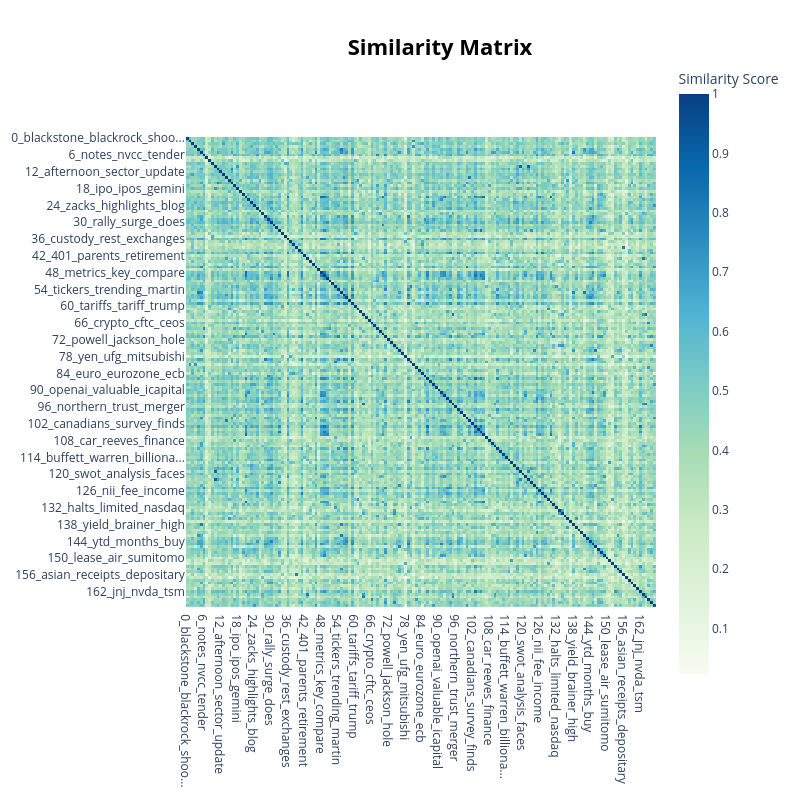

Here is the notebook cell this chart was saved with:
### Code cell
fig = topic_model.visualize_heatmap()
fig.show()

### Figure 1 — Plotly figure (JSON) as saved in the notebook; plotly's stock layout.template omitted (floating-point values rounded to 4 significant figures; data arrays with more than 128 entries replaced by an {"elided": "..."} marker saying what was removed)
{"data": [{"coloraxis": "coloraxis", "hovertemplate": "x: %{x}<br>y: %{y}<br>Similarity Score: %{z}<extra></extra>", "name": "0", "type": "heatmap", "x": {"elided": "168 str values"}, "xaxis": "x", "y": {"elided": "168 str values"}, "yaxis": "y", "z": {"elided": "168x168 float values"}}], "layout": {"coloraxis": {"colorbar": {"title": {"text": "Similarity Score"}}, "colorscale": [[0, "rgb(247,252,240)"], [0.125, "rgb(224,243,219)"], [0.25, "rgb(204,235,197)"], [0.375, "rgb(168,221,181)"], [0.5, "rgb(123,204,196)"], [0.625, "rgb(78,179,211)"], [0.75, "rgb(43,140,190)"], [0.875, "rgb(8,104,172)"], [1, "rgb(8,64,129)"]]}, "height": 800, "hoverlabel": {"bgcolor": "white", "font": {"family": "Rockwell", "size": 16}}, "legend": {"title": {"text": "Trend"}}, "margin": {"t": 60}, "showlegend": true, "title": {"font": {"color": "Black", "size": 22}, "text": "<b>Similarity Matrix</b>", "x": 0.55, "xanchor": "center", "y": 0.95, "yanchor": "top"}, "width": 800, "xaxis": {"anchor": "y", "constrain": "domain", "domain": [0, 1], "scaleanchor": "y"}, "yaxis": {"anchor": "x", "autorange": "reversed", "constrain": "domain", "domain": [0, 1]}}}
